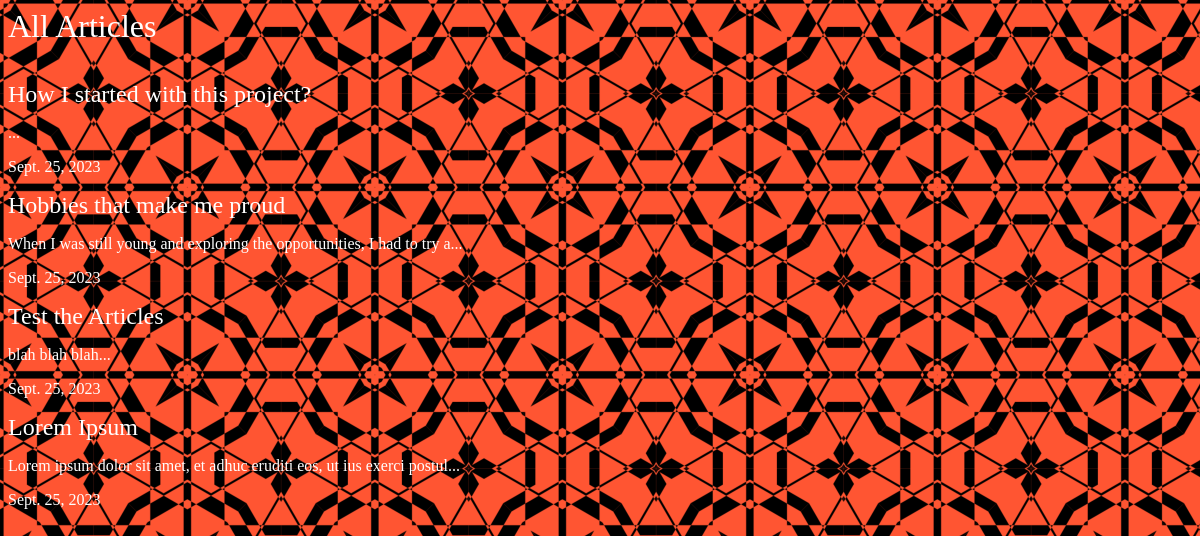
/articles/, run on an earlier commit of the app's database.
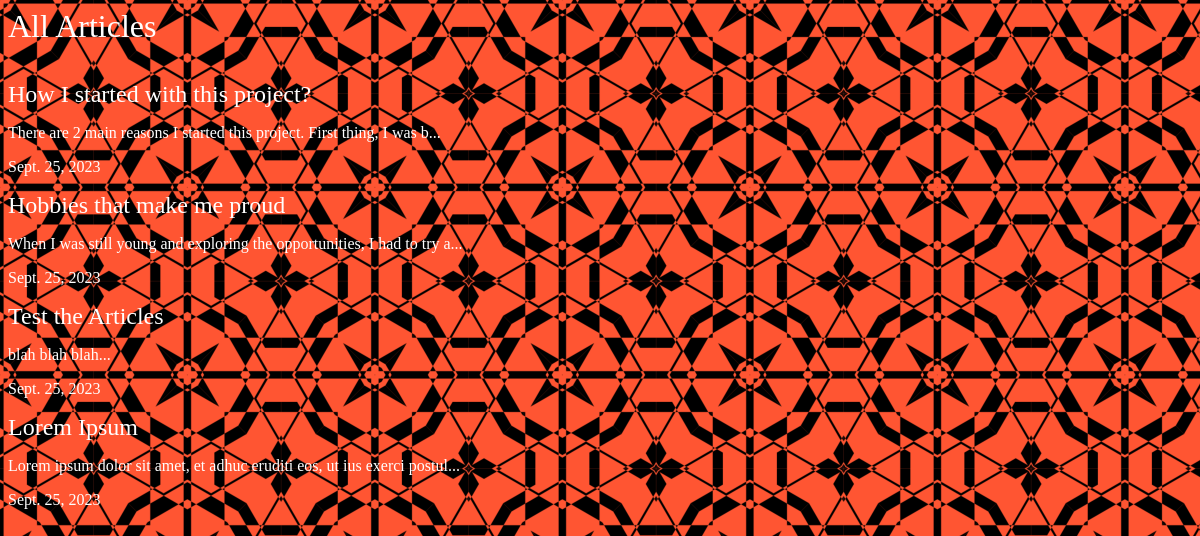
And on a later commit of the database.
### articles/models.py (models this page shows, shortened)
class Article(models.Model):
    title = models.CharField(max_length=100)
    slug = models.SlugField()
    body = models.TextField()
    date = models.DateField(auto_now_add=True)
    thumbnail = models.ImageField(default='default.png',blank=True)
    def snippet(self):
        return self.body[:70] + '...'

### articles/views.py (the view)
# urls.py: path('', views.articles, name="list"),
def articles(request):
   all_articles = Article.objects.all().order_by('date')
   return render(request, 'articles/article.html', {'all_articles':all_articles})

### articles/templates/articles/article.html
{% extends 'base_layout.html' %}
{% block content %}
<div class="articles">
    {% for article in all_articles %}
    <div class="article">
        <h2><a href="{% url 'articles:detail' slug=article.slug %}">{{ article.title }}</a></h2>
        <p>{{ article.snippet }}</p>
        <p>{{ article.date }}</p>
    </div>
    {% endfor %}
</div>
{% endblock %}

What changed in the data, as far as the page shows it:
changed Article "How I started with this project?": snippet "..." → "There are 2 main reasons I started this project. First thing, I was b..."
